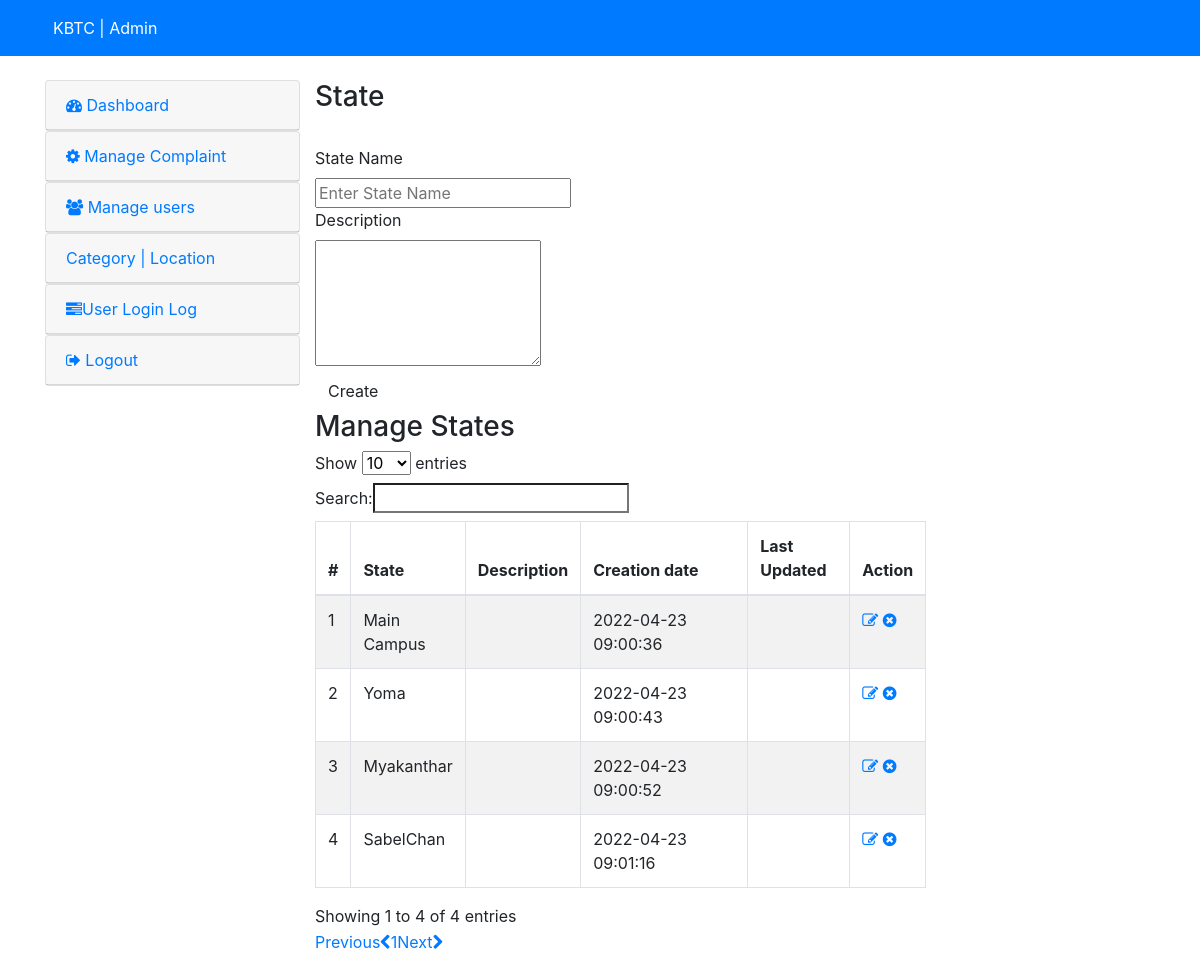
The app's page /admin/state.php (signed in) with its own data.
### tables this page shows
CREATE TABLE `state` (
  `id` int(11) NOT NULL,
  `stateName` varchar(255) NOT NULL,
  `stateDescription` text NOT NULL,
  `postingDate` timestamp NOT NULL DEFAULT current_timestamp(),
  `updationDate` varchar(255) NOT NULL
);

### admin/state.php (the view, shortened to what this page needs)
<?php
include('include/config.php');
if(strlen($_SESSION['alogin'])==0)
	{
header('location:index.php');
}
else{
?>
<!DOCTYPE html>
<html lang="en">
<head>
    <link rel="stylesheet" href="https://cdn.jsdelivr.net/npm/bootstrap@4.6.1/dist/css/bootstrap.min.css">
  <link type="text/css" href="images/icons/css/font-awesome.css" rel="stylesheet">
</head>
<body>
<?php include('include/header.php');?>
	<div class="wrapper">
		<div class="container">
			<div class="row">
<?php include('include/sidebar.php');?>
			<div class="span9">
					<div class="content">
						<div class="module">
							<div class="module-head">
								<h3>State</h3>
							</div>
							<div class="module-body">
									<br />
			<form class="form-horizontal row-fluid" name="Category" method="post" >
<div class="control-group">
<label class="control-label" for="basicinput">State Name</label>
<div class="controls">
<input type="text" placeholder="Enter State Name"  name="state" class="span8 tip" required>
</div>
</div>
<div class="control-group">
											<label class="control-label" for="basicinput">Description</label>
											<div class="controls">
												<textarea class="span8" name="description" rows="5"></textarea>
											</div>
										</div>
	<div class="control-group">
											<div class="controls">
												<button type="submit" name="submit" class="btn">Create</button>
											</div>
										</div>
									</form>
							</div>
						</div>
	<div class="module">
							<div class="module-head">
								<h3>Manage States</h3>
							</div>
							<div class="module-body table">
								<table cellpadding="0" cellspacing="0" border="0" class="datatable-1 table table-bordered table-striped	 display" width="100%">
									<thead>
										<tr>
											<th>#</th>
											<th>State</th>
											<th>Description</th>
											<th>Creation date</th>
											<th>Last Updated</th>
											<th>Action</th>
										</tr>
									</thead>
									<tbody>
<?php $query=mysqli_query($bd, "select * from state");
$cnt=1;
while($row=mysqli_fetch_array($query))
{
?>
										<tr>
											<td><?php echo htmlentities($cnt);?></td>
											<td><?php echo htmlentities($row['stateName']);?></td>
											<td><?php echo htmlentities($row['stateDescription']);?></td>
											<td> <?php echo htmlentities($row['postingDate']);?></td>
											<td><?php echo htmlentities($row['updationDate']);?></td>
											<td>
											<a href="edit-state.php?id=<?php echo $row['id']?>" ><i class="icon-edit"></i></a>
											<a href="state.php?id=<?php echo $row['id']?>&del=delete" onClick="return confirm('Are you sure you want to delete?')"><i class="icon-remove-sign"></i></a></td>
										</tr>
										<?php $cnt=$cnt+1; } ?>
								</table>
							</div>
						</div>
					</div>
				</div>
			</div>
		</div>
	</div>
</body>
<?php } ?>

### records on screen
state: stateName "Main Campus", postingDate "2022-04-23 09:00:36"
state: stateName "Yoma", postingDate "2022-04-23 09:00:43"
state: stateName "Myakanthar", postingDate "2022-04-23 09:00:52"
state: stateName "SabelChan", postingDate "2022-04-23 09:01:16"
